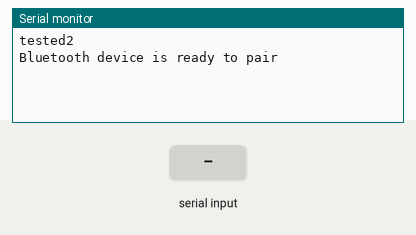
Simulated run of this program. Board: Arduino Nano, built with avr-gcc and run on an emulated ATmega328P. On the bench: the last lines printed to the serial monitor. The test bench sets the inputs (shaded band).

Above: at 1.2 s.
1.3 s: "up:1\n" received over the second serial link
At 1.9 s:
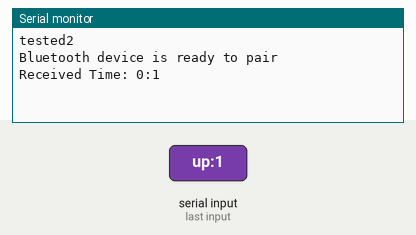
2.8 s: "current:\n" received over the second serial link
At 4.0 s:
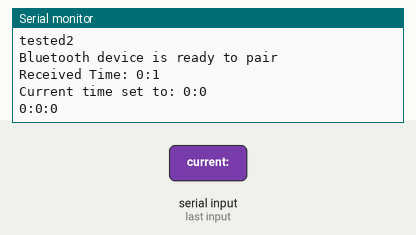
4.3 s: "uptime:\n" received over the second serial link
At 5.4 s:
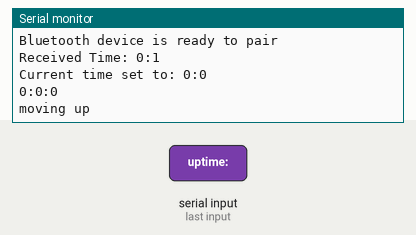
5.8 s: "up\n" received over the second serial link
At 6.5 s:
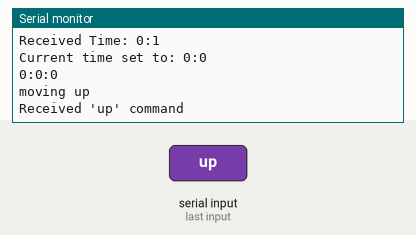
7.3 s: "down\n" received over the second serial link
At 7.7 s:
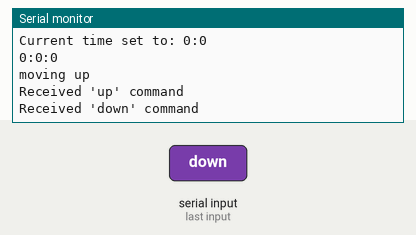

Measured:
- after the input at 1.3 s, the serial monitor: prints a new line at once (image 1)
- after the input at 2.8 s, the serial monitor: prints a new line at once (image 2)
- after the input at 4.3 s, the serial monitor: prints a new line at once (image 3)
- after the input at 5.8 s, the serial monitor: prints a new line at once (image 4)
- after the input at 7.3 s, the serial monitor: prints a new line at once (image 5)

The program:

main.cpp
```cpp
#include <SoftwareSerial.h>
#include <Arduino.h>

// Define the type for the read data function pointer
typedef String (*ReadDataFunc)();
typedef void (*TaskFunc)();
typedef void (*TaskResetFunc)(void);

// Global variables
SoftwareSerial BluetoothSerial(10, 11); // RX | TX
unsigned long midnightMilliseconds; // Milliseconds at last midnight

// Task array to store task functions and their execution status
struct Task {
  unsigned long millisAfterMidnight;
  TaskFunc function;
  bool executed;
};

// Array of tasks to be executed
const int amountOfTasks = 10;
Task tasks[amountOfTasks];

// Function to reset all tasks
void resetAllTasks() {
  for (int i = 0; i < amountOfTasks; i++) {
    Task& task = tasks[i];
    task.executed = false;
  }
}

// Function to convert HH:MM to milliseconds after midnight
unsigned long timeToMilliseconds(int hour, int minute) {
  return (hour * 3600000L) + (minute * 60000L);
}

// Function to update the current time
void setCurrentTime(int hour, int minute) {
  midnightMilliseconds = millis() - timeToMilliseconds(hour,minute);
}

// Function to get the current time in milliseconds since midnight
unsigned long getCurrentTimeOfDayMillis() {
  return millis() - midnightMilliseconds;
}

// Function to check and reset time at midnight
void checkAndResetAtMidnight(TaskResetFunc taskResetFunc) {
  unsigned long elapsed = millis() - midnightMilliseconds;
  if (elapsed >= 86400000L) { // 24 hours in milliseconds
    midnightMilliseconds += 86400000L;

    // Reset task execution status for the new day
    taskResetFunc();
  }
}

void executeTasks(Task* tasks, int amountOfTasks) {
  for (int i = 0; i < amountOfTasks; i++) {
    Task& task = tasks[i];
    unsigned long currentTime = getCurrentTimeOfDayMillis();
    if (currentTime >= task.millisAfterMidnight && !task.executed) {
      if (task.function != nullptr) task.function();
      task.executed = true;
    }
  }
}

// Function to read data from Bluetooth
String readBluetoothData() {
  if (BluetoothSerial.available()) {
    return BluetoothSerial.readStringUntil('\n');
  }
  return "";
}

String millisecondsToHHMMSS(unsigned long milliseconds) {
  int hours = milliseconds / 3600000;
  int minutes = (milliseconds / 60000) % 60;
  int seconds = (milliseconds / 1000) % 60;

  return String(hours) + ":" + String(minutes) + ":" + String(seconds);
}

void moveUp(){
  Serial.println("moving up");
}

// Function to handle Bluetooth data
void handleBluetoothData(ReadDataFunc readData, Task * tasks) {
  String data = readData();
  if (data.length() > 0) {
    if (data.startsWith("current:")) {
      int hour = data.substring(data.indexOf(':') + 2, data.indexOf(':') + 4).toInt();
      int minute = data.substring(data.lastIndexOf(':') + 1).toInt();
      setCurrentTime(hour, minute);
      Serial.print("Current time set to: ");
      Serial.print(hour);
      Serial.print(":");
      Serial.println(minute);
      Serial.println(millisecondsToHHMMSS(getCurrentTimeOfDayMillis()));
    } else if (data.startsWith("uptime:")){
      int hour = data.substring(data.indexOf(':') + 2, data.indexOf(':') + 4).toInt();
      int minute = data.substring(data.lastIndexOf(':') + 1).toInt();
      tasks[0].function = moveUp;
      tasks[0].millisAfterMidnight = timeToMilliseconds(hour, minute);
      tasks[0].executed = false;
    } else if (data == "up" || data == "1") {
      Serial.println("Received 'up' command");
    } else if (data == "down" || data == "0") {
      Serial.println("Received 'down' command");

    } else {
      // Assuming the rest of the data is time in HH:MM format
      int hour = data.substring(0, data.indexOf(':')).toInt();
      int minute = data.substring(data.indexOf(':') + 1).toInt();
      Serial.print("Received Time: ");
      Serial.print(hour);
      Serial.print(":");
      Serial.println(minute);
    }
  }
}

void setup() {
  Serial.begin(9600);
  Serial.println("tested2");
  BluetoothSerial.begin(9600);
  for (int i = 0; i < amountOfTasks; i++) {
    tasks[i].function = nullptr;
    tasks[i].millisAfterMidnight = 0;
    tasks[i].executed=false;
  }
  Serial.println("Bluetooth device is ready to pair");
  midnightMilliseconds = millis(); // Assuming the Arduino starts at midnight
}

void loop() {
  handleBluetoothData(readBluetoothData, tasks);
  executeTasks(tasks, amountOfTasks);
}
```
